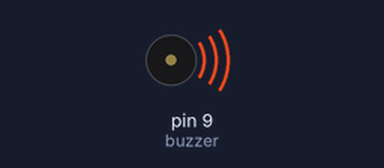
Bench run of a sketch on a simulated Arduino Uno, built with avr-gcc and run on an emulated ATmega328P. On the bench: buzzer (waves = sounding).

Above: at 1.0 s.
At 17.0 s:
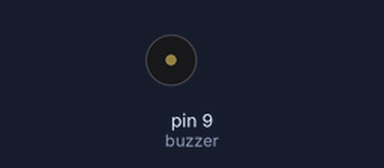
Timing chart, 0 to 27.3 s (numbered marks = the images above):
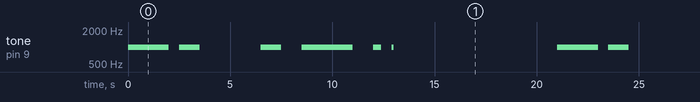

Measured:
- by itself, tone on pin 9 (buzzer): repeats every 21.0 s: silent 0.50 s, 1000 Hz 1.0 s, silent 3.0 s, 1000 Hz 1.0 s, silent 1.0 s, 1000 Hz 2.5 s, silent 1.0 s, 1000 Hz 0.40 s, silent 0.50 s, 1000 Hz 0.10 s, silent 8.0 s, 1000 Hz 2.0 s

The sketch:

Buzzer.ino
```cpp
const int buzzer = 9; //buzzer to arduino pin 9

void setup(){
  pinMode(buzzer, OUTPUT); // Set buzzer - pin 9 as an output
}

void loop(){
  tone(buzzer, 1000);
  delay(2000);
  noTone(buzzer);
  delay(500);
  tone(buzzer, 1000);
  delay(1000);
  noTone(buzzer);
  delay(3000);
  tone(buzzer, 1000);
  delay(1000);
  noTone(buzzer);
  delay(1000);
  tone(buzzer, 1000);
  delay(2500);
  noTone(buzzer);
  delay(1000);
  tone(buzzer, 1000);
  delay(400);
  noTone(buzzer);
  delay(500);
  tone(buzzer, 1000);
  delay(100);
  noTone(buzzer);
  delay(8000);
}
```
